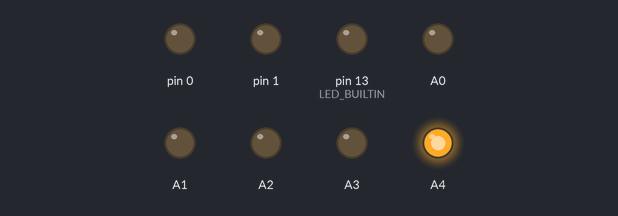
Bench run of a sketch on a simulated Arduino Uno, built with avr-gcc and run on an emulated ATmega328P. On the bench: output pins drawn as LEDs (lit = HIGH).

Above: at 0.1 s.
Timing chart, 0 to 1.6 s (numbered marks = the images above):
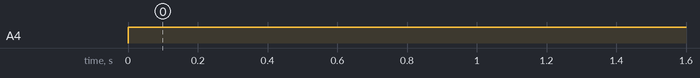

Measured:
- by itself, A4: LOW → HIGH at 0.00 s

The sketch:

analog_as_digital.ino
```cpp
void setup()
{
    pinMode(A0, OUTPUT);
    pinMode(A1, OUTPUT);
    pinMode(A2, OUTPUT);
    pinMode(A3, OUTPUT);
    pinMode(A4, OUTPUT);
    pinMode(LED_BUILTIN, OUTPUT);
    pinMode(0, OUTPUT);
    pinMode(1, OUTPUT);
}

void loop()
{
  digitalWrite(A4, HIGH);
}
```
